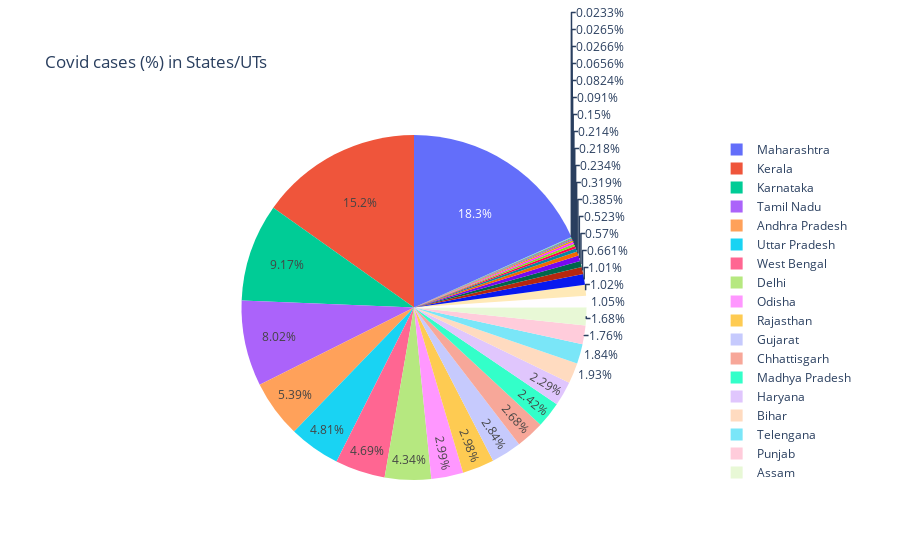

Source (notebook cell):
### Code cell
fig = px.pie(df, values='Total Cases', names=df['State/UTs'], title='Covid cases (%) in States/UTs')
fig.show()

### Figure 1 — Plotly figure (JSON) as saved in the notebook; plotly's stock layout.template omitted (floating-point values rounded to 4 significant figures)
{"data": [{"domain": {"x": [0, 1], "y": [0, 1]}, "hovertemplate": "State/UTs=%{label}<br>Total Cases=%{value}<extra></extra>", "labels": ["Andaman And Nicobar", "Andhra Pradesh", "Arunachal Pradesh", "Assam", "Bihar", "Chandigarh", "Chhattisgarh", "Daman & Diu", "Delhi", "Goa", "Gujarat", "Haryana", "Himachal Pradesh", "Jammu And Kashmir", "Jharkhand", "Karnataka", "Kerala", "Ladakh", "Lakshadweep", "Madhya Pradesh", "Maharashtra", "Manipur", "Meghalaya", "Mizoram", "Nagaland", "Odisha", "Puducherry", "Punjab", "Rajasthan", "Sikkim", "Tamil Nadu", "Telengana", "Tripura", "Uttar Pradesh", "Uttarakhand", "West Bengal"], "legendgroup": "", "name": "", "showlegend": true, "type": "pie", "values": [10033, 2319578, 64486, 724196, 830477, 91929, 1152170, 11441, 1865382, 245325, 1223941, 985410, 284578, 453815, 435153, 3945698, 6533998, 28225, 11402, 1041157, 7874446, 137126, 93770, 224963, 35477, 1287742, 165774, 759152, 1283042, 39141, 3452931, 791345, 100877, 2070882, 437270, 2017507]}], "layout": {"legend": {"tracegroupgap": 0}, "title": {"text": "Covid cases (%) in States/UTs"}}}
